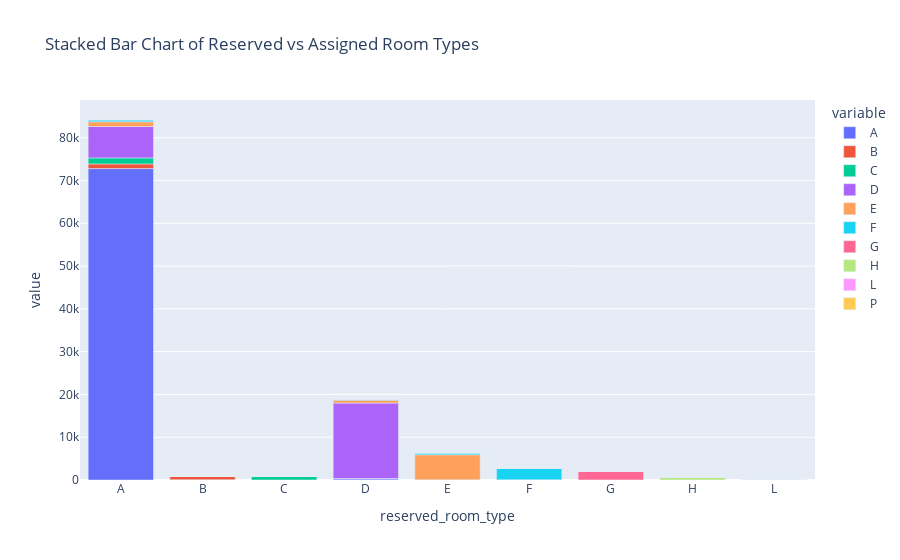

The cell this chart's notebook holds for it:
### Code cell
fig = px.bar(
    reservation_pd,
    x="reserved_room_type",
    y=["A", "B", "C", "D", "E", "F", "G", "H", "L", "P"],
    title="Stacked Bar Chart of Reserved vs Assigned Room Types",
)
fig.show()

### Figure 1 — Plotly figure (JSON) as saved in the notebook; plotly's stock layout.template omitted (floating-point values rounded to 4 significant figures)
{"data": [{"alignmentgroup": "True", "hovertemplate": "variable=A<br>reserved_room_type=%{x}<br>value=%{y}<extra></extra>", "legendgroup": "A", "marker": {"color": "#636efa", "pattern": {"shape": ""}}, "name": "A", "offsetgroup": "A", "orientation": "v", "showlegend": true, "textposition": "auto", "type": "bar", "x": ["A", "B", "C", "D", "E", "F", "G", "H", "L"], "xaxis": "x", "y": [72778, 80, 4, 293, 11, 3, 4, 0, 1], "yaxis": "y"}, {"alignmentgroup": "True", "hovertemplate": "variable=B<br>reserved_room_type=%{x}<br>value=%{y}<extra></extra>", "legendgroup": "B", "marker": {"color": "#EF553B", "pattern": {"shape": ""}}, "name": "B", "offsetgroup": "B", "orientation": "v", "showlegend": true, "textposition": "auto", "type": "bar", "x": ["A", "B", "C", "D", "E", "F", "G", "H", "L"], "xaxis": "x", "y": [1089, 783, 2, 25, 2, 12, 1, 0, 1], "yaxis": "y"}, {"alignmentgroup": "True", "hovertemplate": "variable=C<br>reserved_room_type=%{x}<br>value=%{y}<extra></extra>", "legendgroup": "C", "marker": {"color": "#00cc96", "pattern": {"shape": ""}}, "name": "C", "offsetgroup": "C", "orientation": "v", "showlegend": true, "textposition": "auto", "type": "bar", "x": ["A", "B", "C", "D", "E", "F", "G", "H", "L"], "xaxis": "x", "y": [1411, 0, 874, 32, 7, 0, 1, 0, 1], "yaxis": "y"}, {"alignmentgroup": "True", "hovertemplate": "variable=D<br>reserved_room_type=%{x}<br>value=%{y}<extra></extra>", "legendgroup": "D", "marker": {"color": "#ab63fa", "pattern": {"shape": ""}}, "name": "D", "offsetgroup": "D", "orientation": "v", "showlegend": true, "textposition": "auto", "type": "bar", "x": ["A", "B", "C", "D", "E", "F", "G", "H", "L"], "xaxis": "x", "y": [7335, 4, 6, 17629, 19, 2, 0, 1, 0], "yaxis": "y"}, {"alignmentgroup": "True", "hovertemplate": "variable=E<br>reserved_room_type=%{x}<br>value=%{y}<extra></extra>", "legendgroup": "E", "marker": {"color": "#FFA15A", "pattern": {"shape": ""}}, "name": "E", "offsetgroup": "E", "orientation": "v", "showlegend": true, "textposition": "auto", "type": "bar", "x": ["A", "B", "C", "D", "E", "F", "G", "H", "L"], "xaxis": "x", "y": [1111, 2, 3, 677, 5862, 31, 1, 0, 0], "yaxis": "y"}, {"alignmentgroup": "True", "hovertemplate": "variable=F<br>reserved_room_type=%{x}<br>value=%{y}<extra></extra>", "legendgroup": "F", "marker": {"color": "#19d3f3", "pattern": {"shape": ""}}, "name": "F", "offsetgroup": "F", "orientation": "v", "showlegend": true, "textposition": "auto", "type": "bar", "x": ["A", "B", "C", "D", "E", "F", "G", "H", "L"], "xaxis": "x", "y": [382, 2, 1, 197, 395, 2656, 12, 0, 1], "yaxis": "y"}, {"alignmentgroup": "True", "hovertemplate": "variable=G<br>reserved_room_type=%{x}<br>value=%{y}<extra></extra>", "legendgroup": "G", "marker": {"color": "#FF6692", "pattern": {"shape": ""}}, "name": "G", "offsetgroup": "G", "orientation": "v", "showlegend": true, "textposition": "auto", "type": "bar", "x": ["A", "B", "C", "D", "E", "F", "G", "H", "L"], "xaxis": "x", "y": [173, 8, 10, 80, 93, 110, 1969, 10, 0], "yaxis": "y"}, {"alignmentgroup": "True", "hovertemplate": "variable=H<br>reserved_room_type=%{x}<br>value=%{y}<extra></extra>", "legendgroup": "H", "marker": {"color": "#B6E880", "pattern": {"shape": ""}}, "name": "H", "offsetgroup": "H", "orientation": "v", "showlegend": true, "textposition": "auto", "type": "bar", "x": ["A", "B", "C", "D", "E", "F", "G", "H", "L"], "xaxis": "x", "y": [88, 0, 9, 9, 3, 3, 7, 580, 1], "yaxis": "y"}, {"alignmentgroup": "True", "hovertemplate": "variable=L<br>reserved_room_type=%{x}<br>value=%{y}<extra></extra>", "legendgroup": "L", "marker": {"color": "#FF97FF", "pattern": {"shape": ""}}, "name": "L", "offsetgroup": "L", "orientation": "v", "showlegend": true, "textposition": "auto", "type": "bar", "x": ["A", "B", "C", "D", "E", "F", "G", "H", "L"], "xaxis": "x", "y": [0, 0, 0, 0, 0, 0, 0, 0, 1], "yaxis": "y"}, {"alignmentgroup": "True", "hovertemplate": "variable=P<br>reserved_room_type=%{x}<br>value=%{y}<extra></extra>", "legendgroup": "P", "marker": {"color": "#FECB52", "pattern": {"shape": ""}}, "name": "P", "offsetgroup": "P", "orientation": "v", "showlegend": true, "textposition": "auto", "type": "bar", "x": ["A", "B", "C", "D", "E", "F", "G", "H", "L"], "xaxis": "x", "y": [0, 0, 0, 0, 0, 0, 0, 0, 0], "yaxis": "y"}], "layout": {"barmode": "relative", "legend": {"title": {"text": "variable"}, "tracegroupgap": 0}, "title": {"text": "Stacked Bar Chart of Reserved vs Assigned Room Types"}, "xaxis": {"anchor": "y", "domain": [0, 1], "title": {"text": "reserved_room_type"}}, "yaxis": {"anchor": "x", "domain": [0, 1], "title": {"text": "value"}}}}
